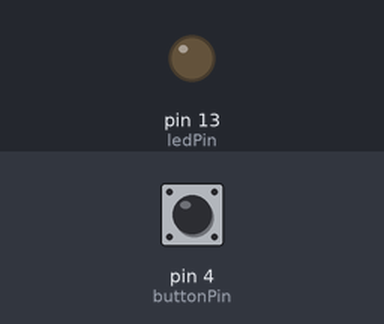
A sketch run on a simulated Arduino Uno, built with avr-gcc and run on an emulated ATmega328P. Shown: output pins drawn as LEDs (lit = HIGH). The inputs (shaded band) are chosen by the test bench; at power-on: pin 4 (buttonPin) LOW.

Above: at 1.2 s.
1.3 s: pin 4 (buttonPin) pulled HIGH for 0.15 s
At 1.37 s:
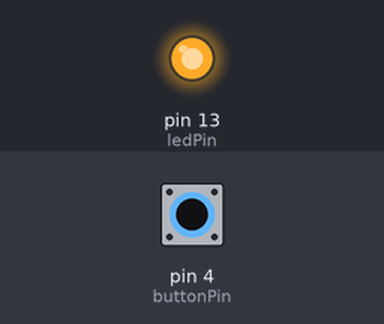
2.9 s: pin 4 (buttonPin) pulled HIGH for 3.2 s
At 7.5 s:
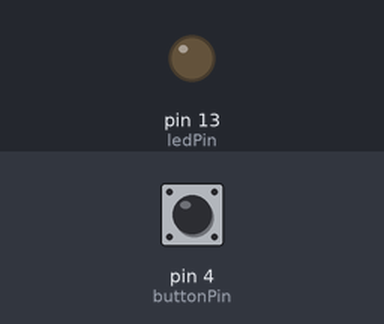
Timing chart, 0 to 9.0 s (numbered marks = the images above; inputs shaded):
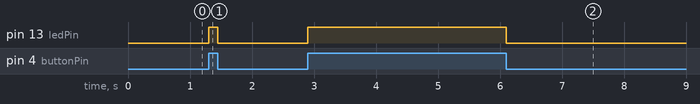

Measured:
- after the input at 1.3 s, pin 13 (ledPin): LOW → HIGH at once, → LOW 0.15 s later
- after the input at 2.9 s, pin 13 (ledPin): LOW → HIGH at once, → LOW 3.2 s later

The sketch:

lab1_led_pushbutton.ino
```cpp
// Lab 1: Working of LED with a Push Button

// Pin assignments
const int buttonPin = 4; // Pin where the push button is connected
const int ledPin = 13;   // Pin where the LED is connected

// Variable to store the button state
int buttonState = 0;

void setup()
{
    // Initialize the LED pin as an output
    pinMode(ledPin, OUTPUT);

    // Initialize the push button pin as an input
    pinMode(buttonPin, INPUT);
}

void loop()
{
    // Read the state of the push button
    buttonState = digitalRead(buttonPin);

    // Check if the button is pressed
    if (buttonState == HIGH)
    {
        // Turn the LED on
        digitalWrite(ledPin, HIGH);
    }
    else
    {
        // Turn the LED off
        digitalWrite(ledPin, LOW);
    }

    // Optional delay for debounce
    delay(50);
}
```
